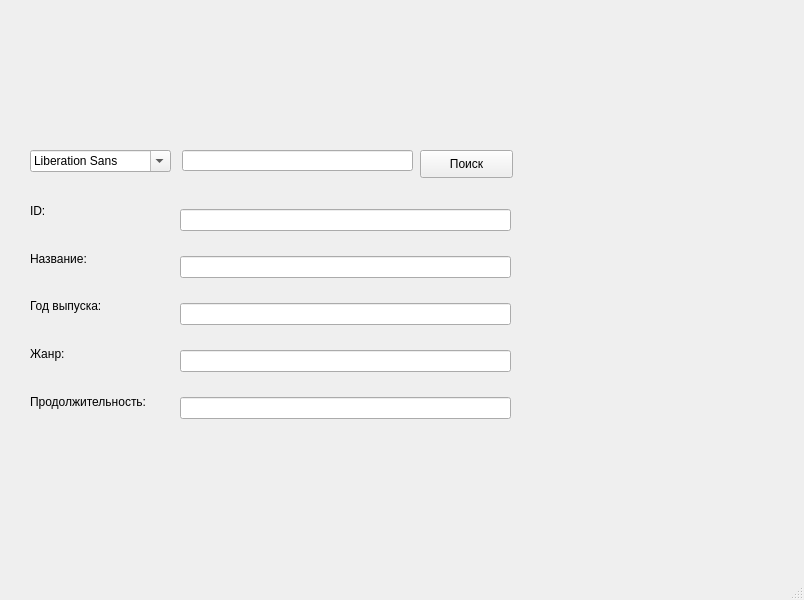
<?xml version="1.0" encoding="UTF-8"?>
<ui version="4.0">
 <class>MainWindow</class>
 <widget class="QMainWindow" name="MainWindow">
  <property name="geometry">
   <rect>
    <x>0</x>
    <y>0</y>
    <width>804</width>
    <height>600</height>
   </rect>
  </property>
  <property name="windowTitle">
   <string>MainWindow</string>
  </property>
  <widget class="QWidget" name="centralwidget">
   <widget class="QWidget" name="verticalLayoutWidget">
    <property name="geometry">
     <rect>
      <x>30</x>
      <y>190</y>
      <width>133</width>
      <height>280</height>
     </rect>
    </property>
    <layout class="QVBoxLayout" name="verticalLayout">
     <item>
      <widget class="QLabel" name="label_3">
       <property name="text">
        <string>ID:</string>
       </property>
      </widget>
     </item>
     <item>
      <widget class="QLabel" name="label_2">
       <property name="text">
        <string>Название:</string>
       </property>
      </widget>
     </item>
     <item>
      <widget class="QLabel" name="label_4">
       <property name="text">
        <string>Год выпуска:</string>
       </property>
      </widget>
     </item>
     <item>
      <widget class="QLabel" name="label_5">
       <property name="text">
        <string>Жанр:</string>
       </property>
      </widget>
     </item>
     <item>
      <widget class="QLabel" name="label_6">
       <property name="text">
        <string>Продолжительность:</string>
       </property>
      </widget>
     </item>
     <item>
      <widget class="QLabel" name="label">
       <property name="text">
        <string> </string>
       </property>
      </widget>
     </item>
    </layout>
   </widget>
   <widget class="QWidget" name="verticalLayoutWidget_2">
    <property name="geometry">
     <rect>
      <x>180</x>
      <y>190</y>
      <width>331</width>
      <height>251</height>
     </rect>
    </property>
    <layout class="QVBoxLayout" name="verticalLayout_2">
     <item>
      <widget class="QLineEdit" name="lineEdit_2"/>
     </item>
     <item>
      <widget class="QLineEdit" name="lineEdit_4"/>
     </item>
     <item>
      <widget class="QLineEdit" name="lineEdit_3"/>
     </item>
     <item>
      <widget class="QLineEdit" name="lineEdit_5"/>
     </item>
     <item>
      <widget class="QLineEdit" name="lineEdit"/>
     </item>
    </layout>
   </widget>
   <widget class="QPushButton" name="pushButton">
    <property name="geometry">
     <rect>
      <x>420</x>
      <y>150</y>
      <width>93</width>
      <height>28</height>
     </rect>
    </property>
    <property name="text">
     <string>Поиск</string>
    </property>
   </widget>
   <widget class="QLineEdit" name="lineEdit_6">
    <property name="geometry">
     <rect>
      <x>182</x>
      <y>150</y>
      <width>231</width>
      <height>21</height>
     </rect>
    </property>
   </widget>
   <widget class="QFontComboBox" name="fontComboBox">
    <property name="geometry">
     <rect>
      <x>30</x>
      <y>150</y>
      <width>141</width>
      <height>22</height>
     </rect>
    </property>
    <property name="contextMenuPolicy">
     <enum>Qt::PreventContextMenu</enum>
    </property>
    <property name="currentText">
     <string>Год выпуска</string>
    </property>
    <property name="minimumContentsLength">
     <number>3</number>
    </property>
    <property name="modelColumn">
     <number>0</number>
    </property>
    <property name="writingSystem">
     <enum>QFontDatabase::Latin</enum>
    </property>
   </widget>
  </widget>
  <widget class="QMenuBar" name="menubar">
   <property name="geometry">
    <rect>
     <x>0</x>
     <y>0</y>
     <width>804</width>
     <height>26</height>
    </rect>
   </property>
  </widget>
  <widget class="QStatusBar" name="statusbar"/>
 </widget>
 <resources/>
 <connections/>
</ui>
